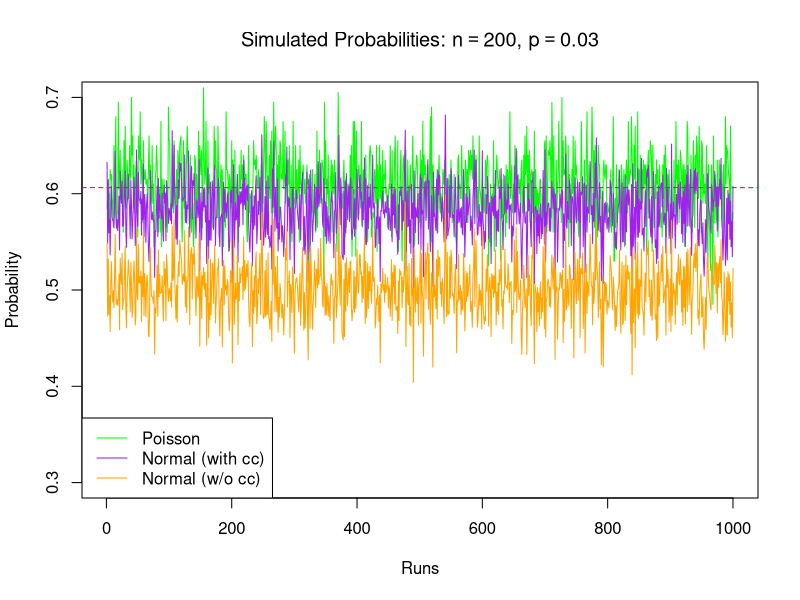
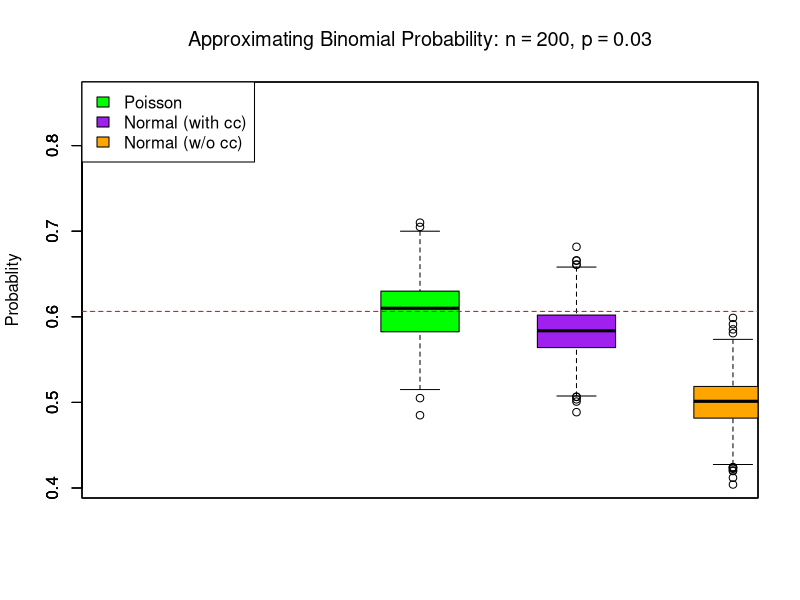

Here is the R script that generated these plots, in order:
## ---- chunk 1
sum(dbinom(0:6, 200, .03))
## ---- chunk 2
pbinom(6, 200, .03)
## ---- chunk 3
ppois(6, lambda = 6)
## ---- chunk 4
pnorm(.2072)
## ---- chunk 5
apprx <- function(n, p, R = 1000, k = 6) {
     q = 1- p
     trueval <- pbinom(k, n, p) # true binomial probability
     prob.zcc <- prob.zncc <- prob.pois <- NULL  
     for (i in 1:R) {
          x <- rnorm(n, n * p, sqrt(n * p * q))
          z.cc <- ((k + .5) - mean(x))/sd(x) # with cont. correction
          prob.zcc[i] <- pnorm(z.cc)
          z.ncc <- (k - mean(x))/sd(x) # no cont. correction
          prob.zncc[i] <- pnorm(z.ncc)    
          y <- rpois(n, n * p)
          prob.pois[i] <- length(y[y <= k])/n
     }
     list(prob.zcc = prob.zcc, prob.zncc = prob.zncc, 
          prob.pois = prob.pois, trueval = trueval)
}

## ---- chunk 6
R <- 1000
set.seed(10)
out <- apprx(n = 200, p = .03, k = 6, R = 1000)
# windows(6,5)
plot(1:R, out$prob.pois, type = "l", col = "green", xlab = "Runs", 
     main = expression(paste("Simulated Probabilities: ", 
                             n==200, ", ", p==0.03, sep="")),
     ylab = "Probability", ylim = c(.3, .7))
abline(h = out$trueval, col="red", lty=2)
lines(1:R, out$prob.zcc, lty = 1, col = "purple")
lines(1:R, out$prob.zncc, lty = 1, col = "orange")
legend("bottomleft", c("Poisson", "Normal (with cc)", 
                       "Normal (w/o cc)"),
       lty = c(1), col = c("green", "purple", "orange"))
## ---- chunk 7
# n = 200
set.seed(10)
out <- apprx(n = 200, p = .03, k = 6, R = 1000)
# windows(6,5)
boxplot(out$prob.pois, boxwex = 0.25, at = 1:1 - .25,
        col = "green",
        main = expression(paste("Approximating Binomial Probability: ", 
                                n==200, ", ", p==0.03, sep="")),
        ylab = "Probablity", 
        ylim = c(out$trueval - 0.2, out$trueval + 0.25))
boxplot(out$prob.zcc, boxwex = 0.25, at = 1:1 + 0, add = T,
        col = "purple")
boxplot(out$prob.zncc, boxwex = 0.25, at = 1:1 + 0.25, add = T,
        col = "orange" )
abline(h = out$trueval, col = "red", lty=2)
legend("topleft", c("Poisson", "Normal (with cc)", "Normal (w/o cc)"), 
       fill = c("green", "purple", "orange"))
